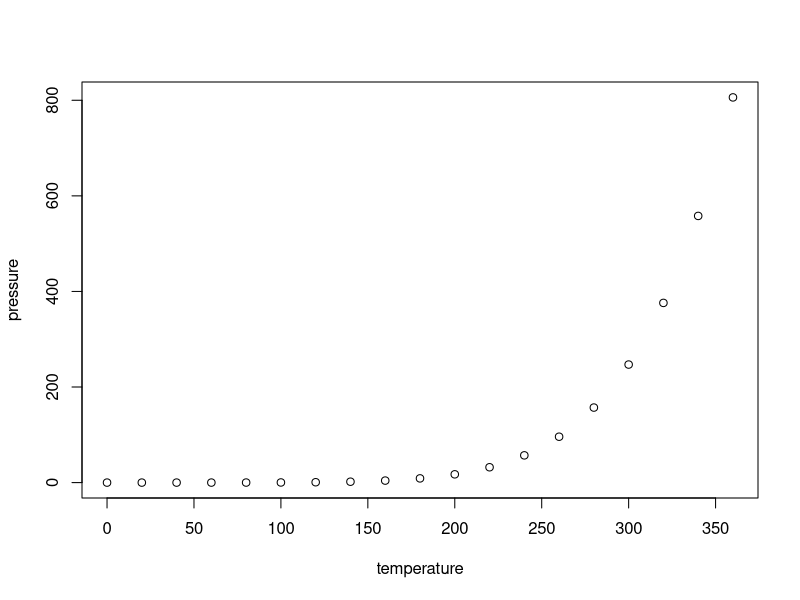
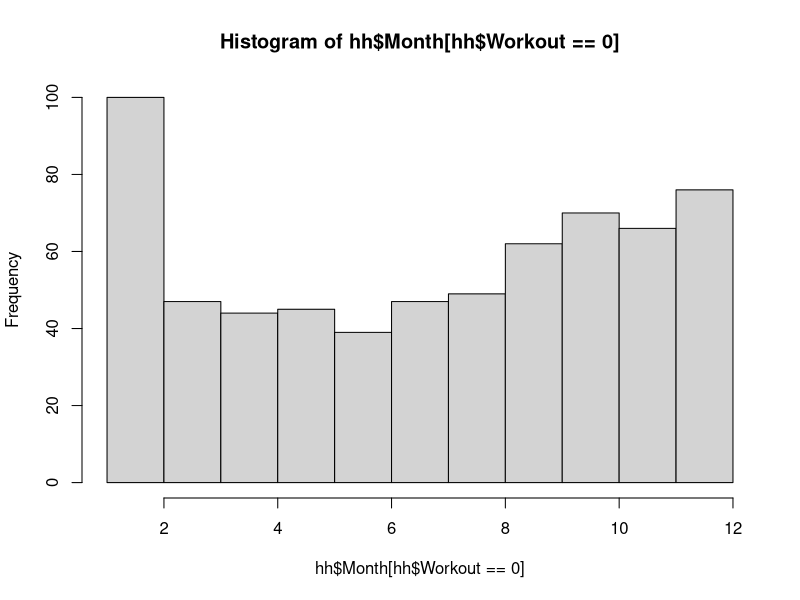
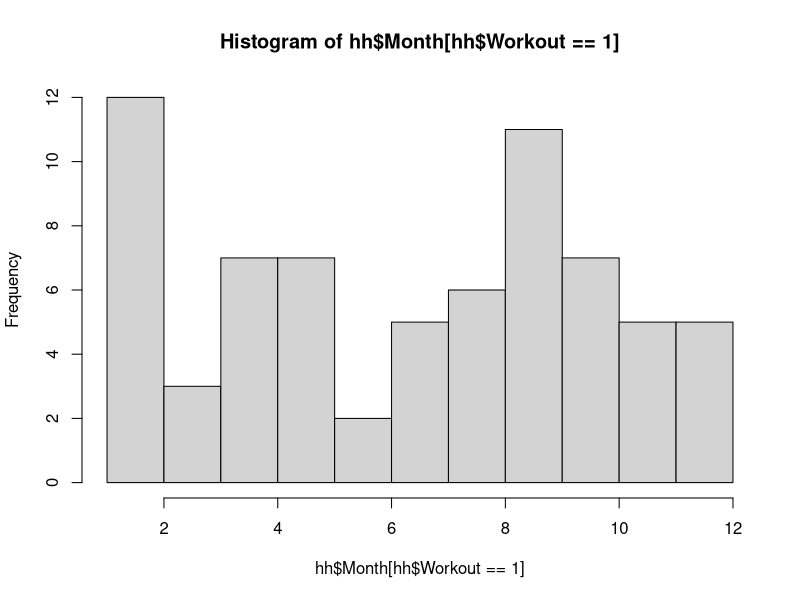
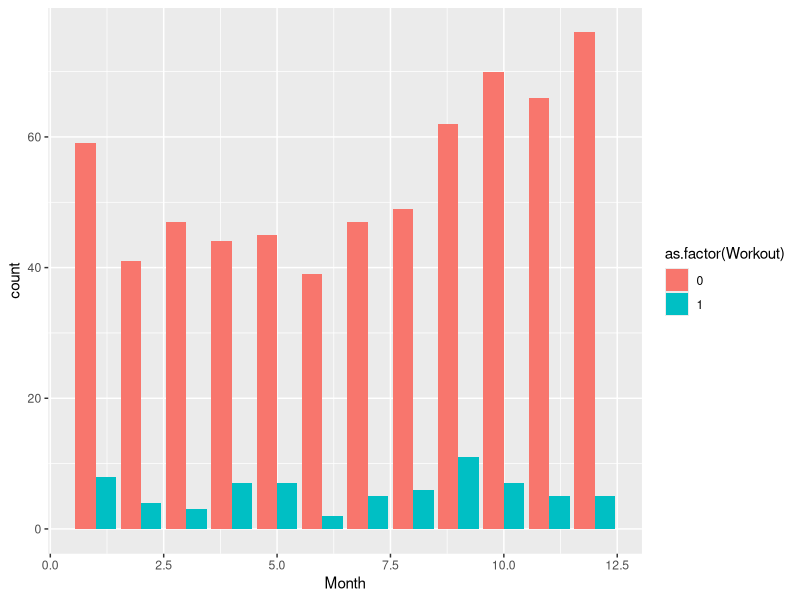
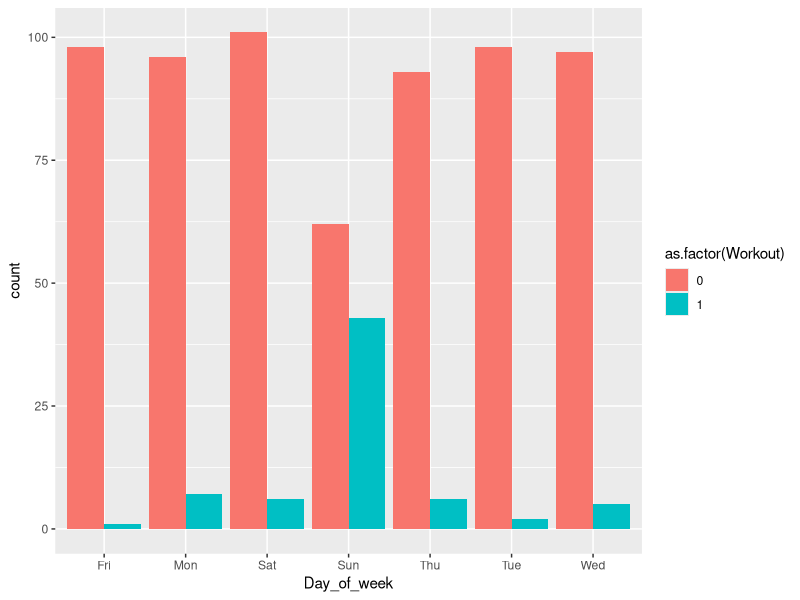
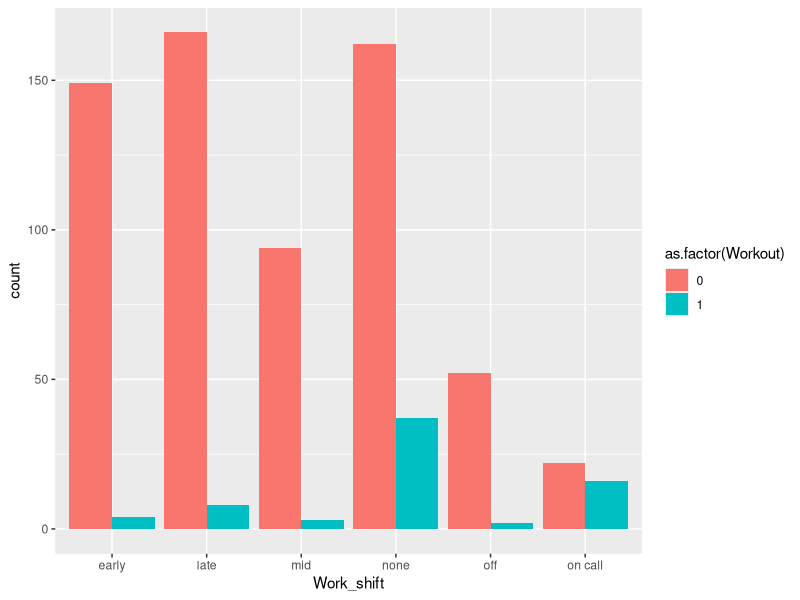
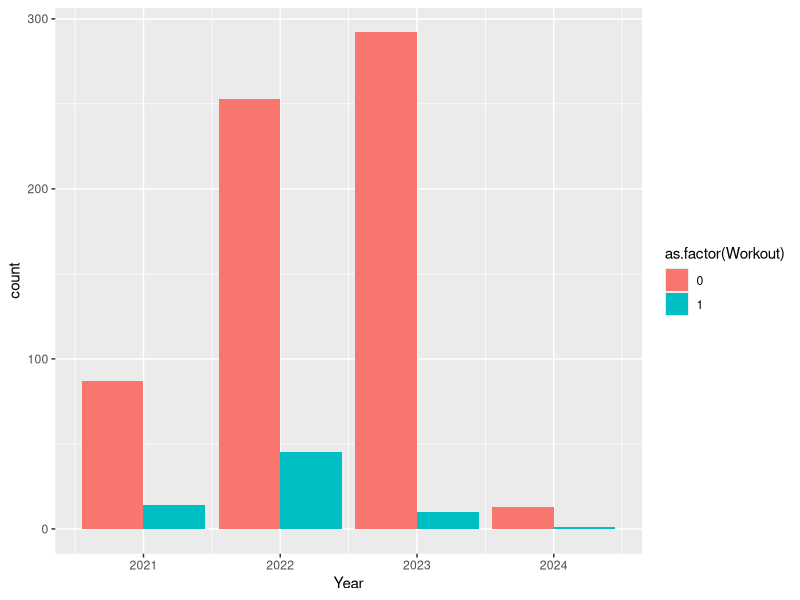
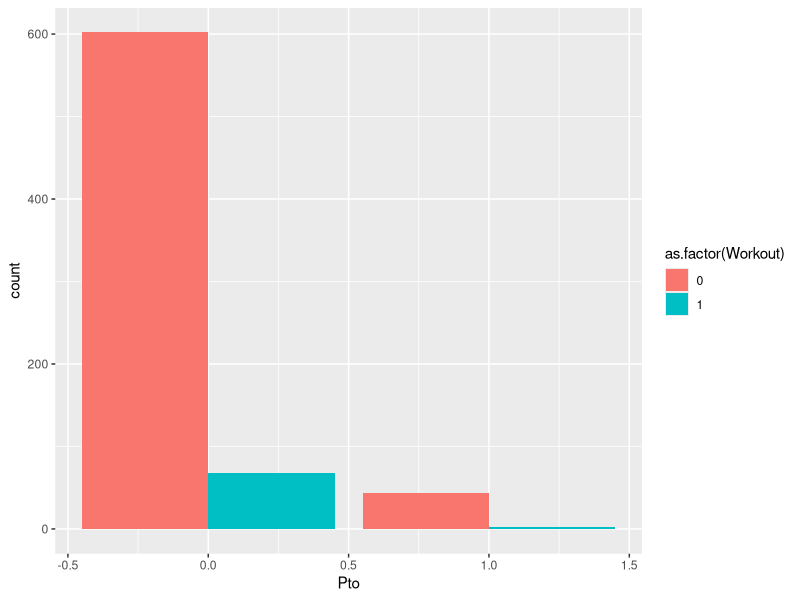

Write the R code that produced these figures, in order. (Note: this script raises an error after producing the figures.)
## ---- chunk 1
knitr::opts_chunk$set(echo = TRUE)
## ---- chunk 2
library(dplyr)
library(ggplot2)

## ---- chunk 3
plot(pressure)
## ---- chunk 4
rm(list=ls())

hh <- read.csv("healing_hugs.csv", header=TRUE)
head(hh)
summary(hh)

## ---- chunk 5
# change all Na's to 0
hh[is.na(hh)] = 0
# confirm change
summary(hh)

# set to factor and remove target column
hh$Healing_hug <- as.factor(hh$Healing_hug)  # this may not be needed
target = hh$Healing_hug
hh <- subset(hh, select = -Healing_hug)

# preprocess a couple items
unique(hh$Day_of_week)
unique(hh$Work_shift)
hh$Work_shift[hh$Work_shift == ""] <- "none"
hh$Work_shift[hh$Work_shift == "early "] <- "early"
unique(hh$Work_shift)

# change categorical variables to factors for logistic regression (because numbers representing these categories should not be thought off as continuous)
hhf <- hh %>% mutate_all(as.factor)
str(hhf)
summary(hh)

## ---- chunk 6
# check overlap of variables
hist(hh$Month[hh$Workout==0])
hist(hh$Month[hh$Workout==1])


ggplot(hh, aes(x = Month, fill = as.factor(Workout))) +
  geom_bar(position = "dodge")

ggplot(hh, aes(x = Day_of_week, fill = as.factor(Workout))) +
  geom_bar(position = "dodge")

ggplot(hh, aes(x = Work_shift, fill = as.factor(Workout))) +
  geom_bar(position = "dodge")

ggplot(hh, aes(x = Year, fill = as.factor(Workout))) +
  geom_bar(position = "dodge")

ggplot(hh, aes(x = Pto, fill = as.factor(Workout))) +
  geom_bar(position = "dodge")


hh <- mutate_if(hh, is.character , as.factor)
str(hh)
hist(hh$Day_of_week[hh$Workout==0])


